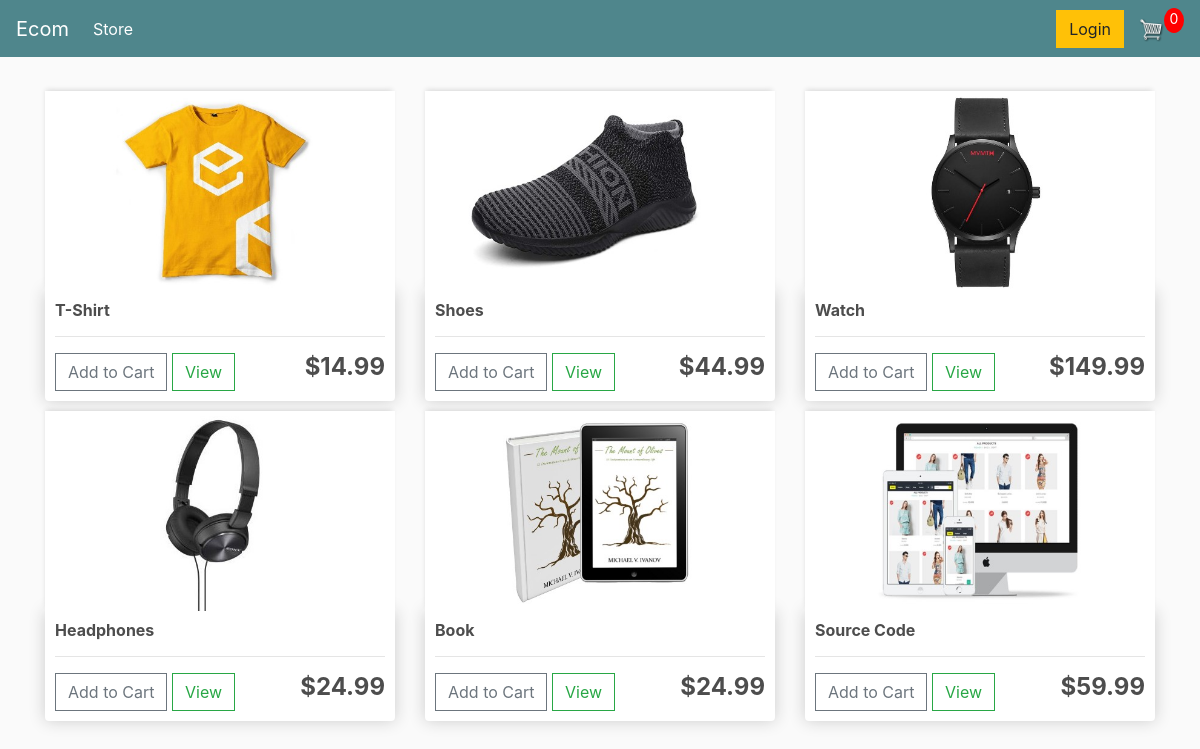
The page / on the database its author committed.
### store/models.py (models this page shows, shortened)
class Product(models.Model):
    name = models.CharField(max_length=200)
    price = models.DecimalField(max_digits=9, decimal_places=2)
    digital = models.BooleanField(default=False, null=True, blank=True)
    image = models.ImageField(null=True, blank=True)
    @property
    def imageURL(self):
        try:
            url = self.image.url
        except :
            url = ''
        return url

### store/views.py (the view)
# urls.py: path('', include('store.urls')),
def store(request):
    data = cartData(request)
    cartItems = data['cartItems']
    products = Product.objects.all()
    context = {'products': products, 'cartItems': cartItems}
    return render(request, 'store/store.html', context)

### store/utils.py (called while the page is built, shortened)
def cookieCart(request):
    items = []
    order = {'get_cart_total': 0, 'get_cart_items': 0, 'shipping': False}
    cartItems = order['get_cart_total']
    try:
        cart = json.loads(request.COOKIES['cart'])
    except:
        cart = {}
    return {'cartItems': cartItems, 'order': order, 'items': items}

def cartData(request):
    if request.user.is_authenticated:
        customer = request.user.customer
        order, created = Order.objects.get_or_create(customer=customer, complete=False)
        items = order.orderitem_set.all()
        cartItems = order.get_cart_items
    else:
        cookieData = cookieCart(request)
        cartItems = cookieData['cartItems']
        order = cookieData['order']
        items = cookieData['items']
    return {'cartItems': cartItems, 'order': order, 'items': items}

### store/templates/store/store.html
{% extends 'store/main.html' %}
{% load static %}
{% block content %}
	<div class="row">
		{% for product in products %}
		<div class="col-lg-4">
			<img class="thumbnail" src="{{product.imageURL}}">
			<div class="box-element product">
				<h6><strong>{{product.name}}</strong></h6>
				<hr>
				<button data-product="{{product.id}}" data-action="add"
				class="btn btn-outline-secondary add-btn update-cart">
					Add to Cart
				</button>
				<a class="btn btn-outline-success" href="#">View</a>
				<h4 style="display: inline-block; float: right">
					<strong>${{product.price}}</strong>
				</h4>
			</div>
		</div>
		{% endfor %}
	</div>
{% endblock content %}

### store/templates/store/main.html (shortened to what this page needs)
<!DOCTYPE html>
{% load static %}
<html>
<head>
	<link rel="stylesheet" href="https://stackpath.bootstrapcdn.com/bootstrap/4.4.1/css/bootstrap.min.css"
>
	<link rel="stylesheet" type="text/css" href="{% static 'css/main.css' %}">
</head>
<body>
	<nav class="navbar navbar-expand-lg navbar-dark bg-dark">
	  <a class="navbar-brand" href="{% url 'store' %}">Ecom</a>
	  <div class="collapse navbar-collapse" id="navbarSupportedContent">
	    <ul class="navbar-nav mr-auto">
	      <li class="nav-item active">
	        <a class="nav-link" href="{% url 'store' %}">Store <span class="sr-only">(current)</span></a>
	      </li>
	    </ul>
	    <div class="form-inline my-2 my-lg-0">
	     	<a href="#"class="btn btn-warning">Login</a>
	     	<a href="{% url 'cart' %}">
	    		<img  id="cart-icon" src="{% static 'images/cart.png' %}">
	    	</a>
	    	<p id="cart-total">{{ cartItems }}</p>
	    </div>
	  </div>
	</nav>
     <div class="container">
            <br>
            {% block content %}
            {% endblock content %}
         </div>
</body>
</html>

### static/css/main.css (style rules this page uses)
body { background-color: hsl(0, 0%, 98%); }
h1,h2,h3,h4,h5,h6 { color:hsl(0, 0%, 30%); }
.box-element { box-shadow:hsl(0, 0%, 80%) 0 0 16px; background-color: #fff; border-radius: 4px; padding: 10px; }
.thumbnail { width: 100%; height: 200px; -webkit-box-shadow: -1px -3px 5px -2px rgba(214,214,214,1); -moz-box-shadow: -1px -3px 5px -2px rgba(214,214,214,1); box-shadow: -1px -3px 5px -2px rgba(214,214,214,1); }
.product { border-radius: 0 0 4px 4px; }
.bg-dark { background-color: #4f868c!important; }
#cart-icon { width:25px; display: inline-block; margin-left: 15px; }
#cart-total { display: block; text-align: center; color:#fff; background-color: red; width: 20px; height: 25px; border-radius: 50%; font-size: 14px; }
.col-lg-4, .col-lg-6, .col-lg-8, .col-lg-12 { margin-top: 10px; }
.btn { border-radius: 0; }

### rows shown on the page
Product: imageURL (picture), name "T-Shirt", price "14.99"
Product: imageURL (picture), name "Shoes", price "44.99"
Product: imageURL (picture), name "Watch", price "149.99"
Product: imageURL (picture), name "Headphones", price "24.99"
Product: imageURL (picture), name "Book", price "24.99"
Product: imageURL (picture), name "Source Code", price "59.99"

### other values the page prints
{{ cartItems }} "0"
